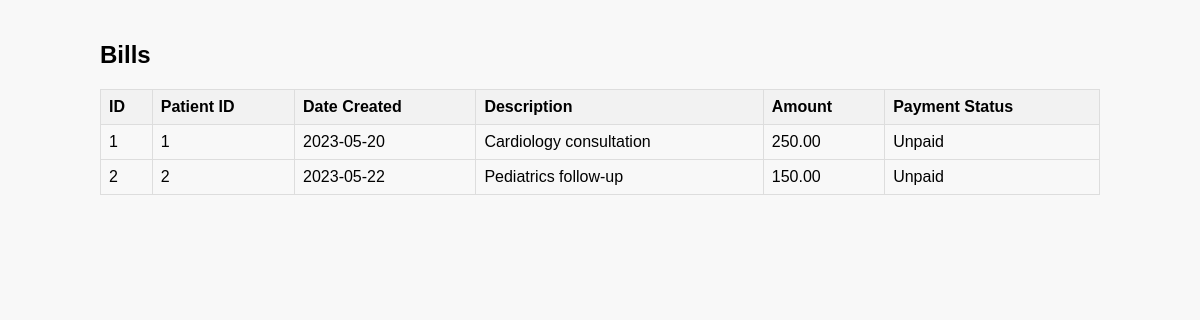
Page /admin/list/list_bills.php on the committed database.
### tables this page shows
CREATE TABLE bills (
  bill_id INT PRIMARY KEY,
  patient_id INT,
  date_of_service DATE,
  description VARCHAR(100),
  charge DECIMAL(10, 2),
  payment_status VARCHAR(20),
  FOREIGN KEY (patient_id) REFERENCES patients(patient_id)
);

### admin/list/list_bills.php (the view, shortened to what this page needs)
<!DOCTYPE html>
<html>
<head>
    <link rel="stylesheet" type="text/css" href="csss.css">
</head>
<body>
	<div class="container">
		<h2>Bills</h2>
		<table>
			<tr>
				<th>ID</th>
				<th>Patient ID</th>
				<th>Date Created</th>
				<th>Description</th>
				<th>Amount</th>
				<th>Payment Status</th>
			</tr>
			<?php
				 include 'config.php';
				$sql = "SELECT * FROM bills";
				$result = mysqli_query($conn, $sql);
				while ($row = mysqli_fetch_assoc($result)) {
					echo "<tr>";
					echo "<td>" . $row['bill_id'] . "</td>";
					echo "<td>" . $row['patient_id'] . "</td>";
					echo "<td>" . $row['date_of_service'] . "</td>";
					echo "<td>" . $row['description'] . "</td>";
					echo "<td>" . $row['charge'] . "</td>";
					echo "<td>" . $row['payment_status'] . "</td>";
					echo "</tr>";
				}
			?>
		</table>
	</div>
</body>
</html>

### admin/list/csss.css (style rules this page uses)
body { font-family: Arial, sans-serif; background-color: #f8f8f8; margin: 0; }
.container { max-width: 1000px; margin: 0 auto; padding: 1px; }
h2 { margin-top: 40px; }
table { border-collapse: collapse; width: 100%; }
th, td { border: 1px solid #ddd; padding: 8px; text-align: left; }
th { background-color: #f2f2f2; }

### rows in the picture
bills: bill_id "1", patient "1", date_of_service "2023-05-20", description "Cardiology consultation", charge "250.00", payment_status "Unpaid"
bills: bill_id "2", patient "2", date_of_service "2023-05-22", description "Pediatrics follow-up", charge "150.00", payment_status "Unpaid"
